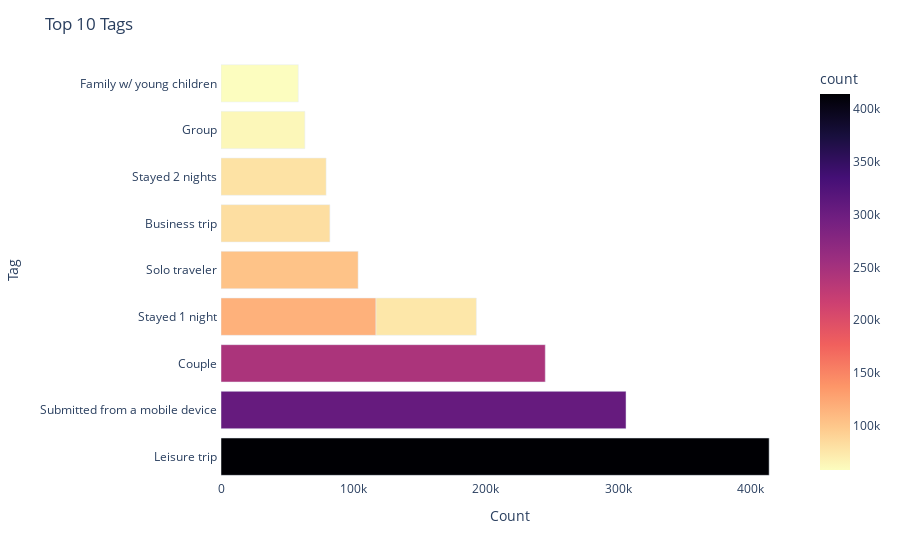

Write notebook code for a chart like this one.
### Code cell
#Plot the count of different tags in the dataset with plotly

#Create a list of all the tags
tag_list=[]
for x in new_df.tags:
    tag_list.extend(x.split(', '))

#Create a dataframe with the tags and their count
tag_df = pd.DataFrame(tag_list,columns=['tag'])
tag_df = tag_df.groupby('tag').agg({'tag':'count'}).rename(columns={'tag':'count'}).reset_index()
tag_df = tag_df.sort_values(by='count',ascending=False)

#Take the [ and ] out of the text
tag_df['tag'] = tag_df['tag'].apply(lambda x: x.replace('[',''))
tag_df['tag'] = tag_df['tag'].apply(lambda x: x.replace(']',''))

#Take the ' out of the text
tag_df['tag'] = tag_df['tag'].apply(lambda x: x.replace("'",''))

#Join the tags with the same meaning


tag_df['tag'] = tag_df['tag'].apply(lambda x: x.replace('and','&'))
tag_df['tag'] = tag_df['tag'].apply(lambda x: x.replace('with','w/'))
tag_df['tag'] = tag_df['tag'].apply(lambda x: x.replace('without','w/o'))


#Plot the top 10 tags
fig = px.bar(tag_df[:10], x='count', y='tag',color='count', color_continuous_scale='Magma_r')
#Update background color to white
fig.update_layout(plot_bgcolor='white')
fig.update_layout(title='Top 10 Tags', xaxis_title="Count", yaxis_title="Tag")
fig.show()

#Save the plot
fig.write_html("../image/Top_10_Tags.html")

### Figure 1 — Plotly figure (JSON) as saved in the notebook; plotly's stock layout.template omitted (floating-point values rounded to 4 significant figures)
{"data": [{"alignmentgroup": "True", "hovertemplate": "count=%{marker.color}<br>tag=%{y}<extra></extra>", "legendgroup": "", "marker": {"color": [414042, 305927, 244944, 117080, 103568, 82237, 79406, 75825, 63343, 58392], "coloraxis": "coloraxis", "pattern": {"shape": ""}}, "name": "", "offsetgroup": "", "orientation": "h", "showlegend": false, "textposition": "auto", "type": "bar", "x": [414042, 305927, 244944, 117080, 103568, 82237, 79406, 75825, 63343, 58392], "xaxis": "x", "y": [" Leisure trip ", " Submitted from a mobile device ", " Couple ", " Stayed 1 night ", " Solo traveler ", " Business trip ", " Stayed 2 nights ", " Stayed 1 night ", " Group ", " Family w/ young children "], "yaxis": "y"}], "layout": {"barmode": "relative", "coloraxis": {"colorbar": {"title": {"text": "count"}}, "colorscale": [[0, "#fcfdbf"], [0.1111, "#feca8d"], [0.2222, "#fd9668"], [0.3333, "#f1605d"], [0.4444, "#cd4071"], [0.5556, "#9e2f7f"], [0.6667, "#721f81"], [0.7778, "#440f76"], [0.8889, "#180f3d"], [1, "#000004"]]}, "legend": {"tracegroupgap": 0}, "margin": {"t": 60}, "plot_bgcolor": "white", "title": {"text": "Top 10 Tags"}, "xaxis": {"anchor": "y", "domain": [0, 1], "title": {"text": "Count"}}, "yaxis": {"anchor": "x", "domain": [0, 1], "title": {"text": "Tag"}}}}
